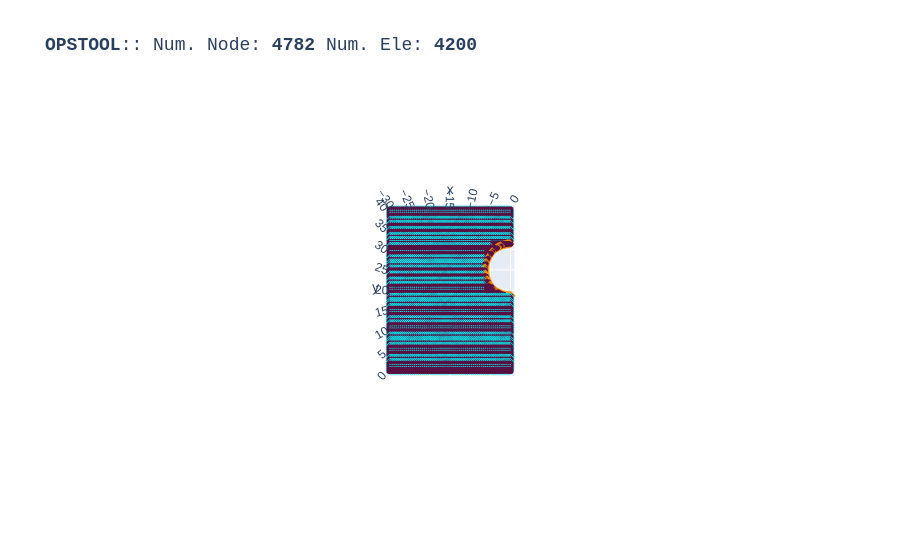

The notebook cell this image was saved under:
### Code cell
opst.vis.plotly.plot_model()

### Figure 1 — Plotly figure (JSON) as saved in the notebook; plotly's stock layout.template omitted (floating-point values rounded to 4 significant figures; data arrays with more than 128 entries replaced by an {"elided": "..."} marker saying what was removed)
{"data": [{"color": "#00FFFF", "hoverinfo": "skip", "i": {"elided": "8400 int values"}, "j": {"elided": "8400 int values"}, "k": {"elided": "8400 int values"}, "name": "FourNodeQuad", "opacity": 1, "type": "mesh3d", "x": {"elided": "16800 float values"}, "y": {"elided": "16800 float values"}, "z": {"elided": "16800 float values"}}, {"connectgaps": false, "hoverinfo": "skip", "line": {"color": "black", "width": 1}, "mode": "lines", "name": "Edge", "type": "scatter3d", "x": {"elided": "25200 float values"}, "y": {"elided": "25200 float values"}, "z": {"elided": "25200 float values"}}, {"connectgaps": false, "hoverinfo": "skip", "line": {"color": "#ff9408", "width": 5}, "mode": "lines", "name": "BeamContact2D", "type": "scatter3d", "x": {"elided": "240 float values"}, "y": {"elided": "240 float values"}, "z": {"elided": "240 float values"}}, {"customdata": {"elided": "4200 str values"}, "hovertemplate": "%{customdata}", "marker": {"color": "#00FFFF", "size": 3, "symbol": "diamond-open"}, "mode": "markers", "name": "FourNodeQuad", "type": "scatter3d", "x": {"elided": "4200 float values"}, "y": {"elided": "4200 float values"}, "z": {"elided": "4200 float values"}}, {"customdata": ["eleTag: 4300<br>connectedNodes:<br> [5050 5000]", "eleTag: 4300<br>connectedNodes:<br> [5050 5001]", "eleTag: 4301<br>connectedNodes:<br> [5051 5001]", "eleTag: 4301<br>connectedNodes:<br> [5051 5002]", "eleTag: 4302<br>connectedNodes:<br> [5052 5002]", "eleTag: 4302<br>connectedNodes:<br> [5052 5003]", "eleTag: 4303<br>connectedNodes:<br> [5053 5003]", "eleTag: 4303<br>connectedNodes:<br> [5053 5004]", "eleTag: 4304<br>connectedNodes:<br> [5054 5004]", "eleTag: 4304<br>connectedNodes:<br> [5054 5005]", "eleTag: 4305<br>connectedNodes:<br> [5055 5005]", "eleTag: 4305<br>connectedNodes:<br> [5055 5006]", "eleTag: 4306<br>connectedNodes:<br> [5056 5006]", "eleTag: 4306<br>connectedNodes:<br> [5056 5007]", "eleTag: 4307<br>connectedNodes:<br> [5057 5007]", "eleTag: 4307<br>connectedNodes:<br> [5057 5008]", "eleTag: 4308<br>connectedNodes:<br> [5058 5008]", "eleTag: 4308<br>connectedNodes:<br> [5058 5009]", "eleTag: 4309<br>connectedNodes:<br> [5059 5009]", "eleTag: 4309<br>connectedNodes:<br> [5059 5010]", "eleTag: 4310<br>connectedNodes:<br> [5060 5010]", "eleTag: 4310<br>connectedNodes:<br> [5060 5011]", "eleTag: 4311<br>connectedNodes:<br> [5061 5011]", "eleTag: 4311<br>connectedNodes:<br> [5061 5012]", "eleTag: 4312<br>connectedNodes:<br> [5062 5012]", "eleTag: 4312<br>connectedNodes:<br> [5062 5013]", "eleTag: 4313<br>connectedNodes:<br> [5063 5013]", "eleTag: 4313<br>connectedNodes:<br> [5063 5014]", "eleTag: 4314<br>connectedNodes:<br> [5064 5014]", "eleTag: 4314<br>connectedNodes:<br> [5064 5015]", "eleTag: 4315<br>connectedNodes:<br> [5065 5015]", "eleTag: 4315<br>connectedNodes:<br> [5065 5016]", "eleTag: 4316<br>connectedNodes:<br> [5066 5016]", "eleTag: 4316<br>connectedNodes:<br> [5066 5017]", "eleTag: 4317<br>connectedNodes:<br> [3038 5017]", "eleTag: 4317<br>connectedNodes:<br> [3038 5018]", "eleTag: 4318<br>connectedNodes:<br> [2990 5018]", "eleTag: 4318<br>connectedNodes:<br> [2990 5019]", "eleTag: 4319<br>connectedNodes:<br> [2942 5019]", "eleTag: 4319<br>connectedNodes:<br> [2942 5020]", "eleTag: 4320<br>connectedNodes:<br> [2894 5020]", "eleTag: 4320<br>connectedNodes:<br> [2894 5021]", "eleTag: 4321<br>connectedNodes:<br> [2846 5021]", "eleTag: 4321<br>connectedNodes:<br> [2846 5022]", "eleTag: 4322<br>connectedNodes:<br> [5067 5022]", "eleTag: 4322<br>connectedNodes:<br> [5067 5023]", "eleTag: 4323<br>connectedNodes:<br> [5068 5023]", "eleTag: 4323<br>connectedNodes:<br> [5068 5024]", "eleTag: 4324<br>connectedNodes:<br> [5069 5024]", "eleTag: 4324<br>connectedNodes:<br> [5069 5025]", "eleTag: 4325<br>connectedNodes:<br> [5070 5025]", "eleTag: 4325<br>connectedNodes:<br> [5070 5026]", "eleTag: 4326<br>connectedNodes:<br> [5071 5026]", "eleTag: 4326<br>connectedNodes:<br> [5071 5027]", "eleTag: 4327<br>connectedNodes:<br> [5072 5027]", "eleTag: 4327<br>connectedNodes:<br> [5072 5028]", "eleTag: 4328<br>connectedNodes:<br> [5073 5028]", "eleTag: 4328<br>connectedNodes:<br> [5073 5029]", "eleTag: 4329<br>connectedNodes:<br> [5074 5029]", "eleTag: 4329<br>connectedNodes:<br> [5074 5030]", "eleTag: 4330<br>connectedNodes:<br> [5075 5030]", "eleTag: 4330<br>connectedNodes:<br> [5075 5031]", "eleTag: 4331<br>connectedNodes:<br> [5076 5031]", "eleTag: 4331<br>connectedNodes:<br> [5076 5032]", "eleTag: 4332<br>connectedNodes:<br> [5077 5032]", "eleTag: 4332<br>connectedNodes:<br> [5077 5033]", "eleTag: 4333<br>connectedNodes:<br> [5078 5033]", "eleTag: 4333<br>connectedNodes:<br> [5078 5034]", "eleTag: 4334<br>connectedNodes:<br> [5079 5034]", "eleTag: 4334<br>connectedNodes:<br> [5079 5035]", "eleTag: 4335<br>connectedNodes:<br> [5080 5035]", "eleTag: 4335<br>connectedNodes:<br> [5080 5036]", "eleTag: 4336<br>connectedNodes:<br> [5081 5036]", "eleTag: 4336<br>connectedNodes:<br> [5081 5037]", "eleTag: 4337<br>connectedNodes:<br> [2316 5037]", "eleTag: 4337<br>connectedNodes:<br> [2316 5038]", "eleTag: 4338<br>connectedNodes:<br> [2317 5038]", "eleTag: 4338<br>connectedNodes:<br> [2317 5039]", "eleTag: 4339<br>connectedNodes:<br> [2318 5039]", "eleTag: 4339<br>connectedNodes:<br> [2318 5040]"], "hovertemplate": "%{customdata}", "marker": {"color": "#ff9408", "size": 3, "symbol": "diamond-open"}, "mode": "markers", "name": "BeamContact2D", "type": "scatter3d", "x": [-0.25, -0.4995, -0.7495, -0.9975, -1.161, -1.405, -1.653, -1.893, -2.126, -2.36, -2.615, -2.842, -3.062, -3.28, -3.5, -3.707, -3.913, -4.108, -4.294, -4.477, -4.659, -4.827, -4.988, -5.141, -5.295, -5.431, -5.572, -5.692, -5.806, -5.907, -6.007, -6.091, -6.17, -6.235, -6.323, -6.368, -6.368, -6.394, -6.394, -6.399, -6.399, -6.385, -6.385, -6.352, -6.295, -6.242, -6.177, -6.104, -6.014, -5.923, -5.821, -5.712, -5.585, -5.458, -5.316, -5.172, -5.024, -4.865, -4.688, -4.514, -4.321, -4.133, -3.929, -3.728, -3.51, -3.298, -3.092, -2.871, -2.651, -2.421, -2.162, -1.925, -1.688, -1.446, -1.141, -0.8945, -0.6445, -0.3955, -0.1455, 0.0], "y": [31.4, 31.39, 31.39, 31.36, 31.32, 31.27, 31.21, 31.14, 31.06, 30.97, 30.87, 30.76, 30.65, 30.52, 30.39, 30.25, 30.09, 29.94, 29.78, 29.61, 29.42, 29.24, 29.05, 28.85, 28.64, 28.43, 28.19, 27.98, 27.75, 27.52, 27.27, 27.04, 26.78, 26.54, 26.19, 25.95, 25.7, 25.45, 25.2, 24.95, 24.7, 24.45, 24.2, 23.95, 23.73, 23.48, 23.24, 23.0, 22.74, 22.51, 22.29, 22.06, 21.83, 21.61, 21.39, 21.19, 21.0, 20.81, 20.61, 20.43, 20.25, 20.08, 19.92, 19.77, 19.62, 19.49, 19.37, 19.25, 19.15, 19.05, 18.95, 18.87, 18.8, 18.74, 18.67, 18.62, 18.62, 18.6, 18.6, 18.6], "z": [0.0, 0.0, 0.0, 0.0, 0.0, 0.0, 0.0, 0.0, 0.0, 0.0, 0.0, 0.0, 0.0, 0.0, 0.0, 0.0, 0.0, 0.0, 0.0, 0.0, 0.0, 0.0, 0.0, 0.0, 0.0, 0.0, 0.0, 0.0, 0.0, 0.0, 0.0, 0.0, 0.0, 0.0, 0.0, 0.0, 0.0, 0.0, 0.0, 0.0, 0.0, 0.0, 0.0, 0.0, 0.0, 0.0, 0.0, 0.0, 0.0, 0.0, 0.0, 0.0, 0.0, 0.0, 0.0, 0.0, 0.0, 0.0, 0.0, 0.0, 0.0, 0.0, 0.0, 0.0, 0.0, 0.0, 0.0, 0.0, 0.0, 0.0, 0.0, 0.0, 0.0, 0.0, 0.0, 0.0, 0.0, 0.0, 0.0, 0.0]}, {"customdata": {"elided": "4782 str values"}, "hovertemplate": "x: %{x}<br>y: %{y}<br>z: %{z} <br>nodeTag: %{customdata}", "marker": {"color": "#580f41", "size": 3, "symbol": "circle"}, "mode": "markers", "name": "Nodes", "type": "scatter3d", "x": {"elided": "4782 float values"}, "y": {"elided": "4782 float values"}, "z": {"elided": "4782 float values"}}], "layout": {"autosize": true, "font": {"family": "Arial, sans-serif"}, "scene": {"aspectmode": "data", "camera": {"eye": {"x": 0, "y": -0.1, "z": 10}}, "dragmode": "pan", "xaxis": {"showbackground": false}, "yaxis": {"showbackground": false}, "zaxis": {"showbackground": true, "showgrid": true, "showticklabels": false, "ticks": "", "title": {"text": ""}, "visible": true}}, "showlegend": false, "title": {"font": {"family": "courier", "size": 18}, "text": "<b>OPSTOOL</b>:: Num. Node: <b>4782</b> Num. Ele: <b>4200</b>"}}}
